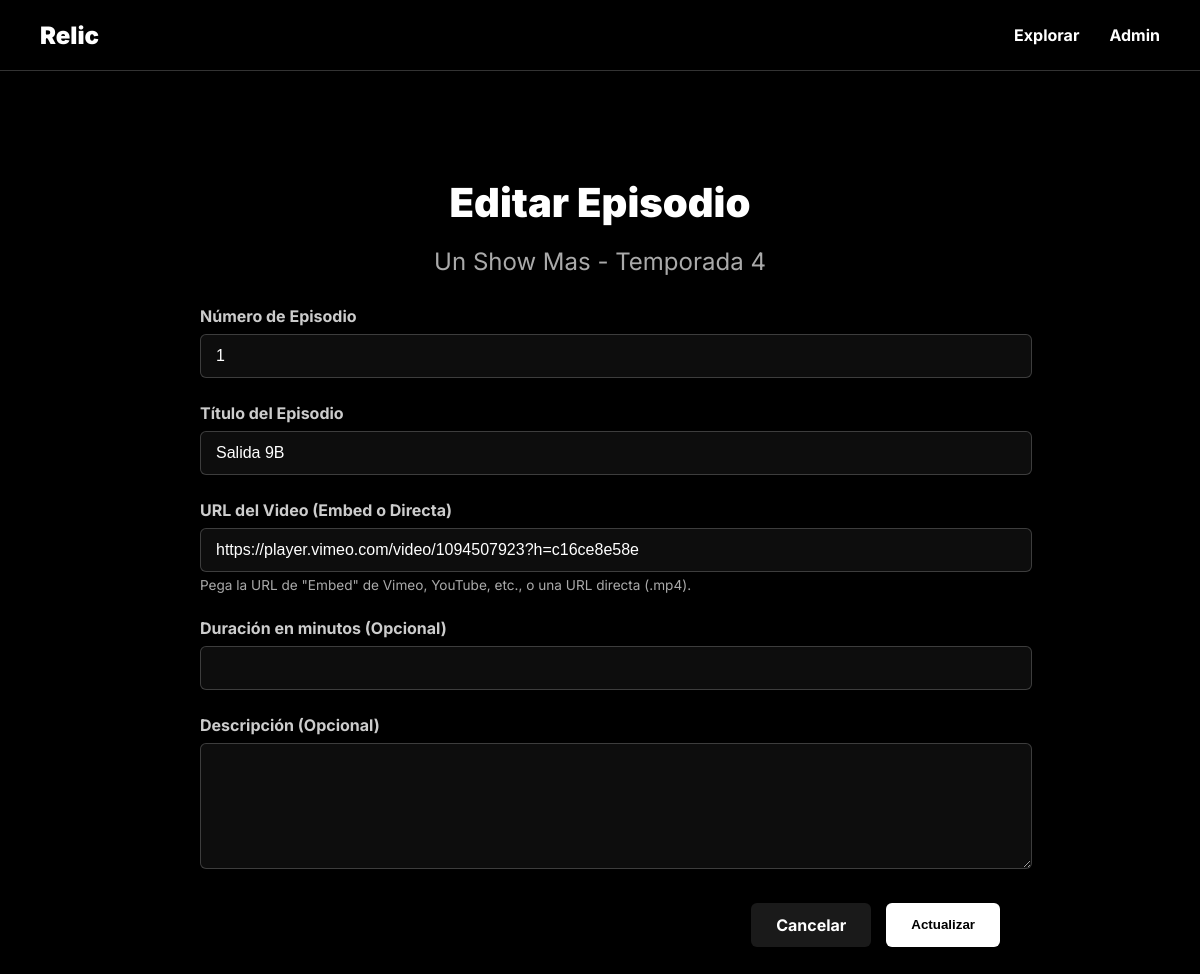
/admin/episodio/1/edit, run on the app's committed database.
### models.py (models this page shows, shortened)
class Serie(db.Model):
    __tablename__ = 'serie'
    id = db.Column(db.Integer, primary_key=True)
    titulo = db.Column(db.String(150), nullable=False, unique=True)
    descripcion = db.Column(db.Text, nullable=True)
    poster_url = db.Column(db.String(300), nullable=True) # URL de la imagen del póster
    fecha_lanzamiento = db.Column(db.Date, nullable=True)
    temporadas = db.relationship('Temporada', backref='serie', lazy=True, cascade="all, delete-orphan")

class Temporada(db.Model):
    __tablename__ = 'temporada'
    id = db.Column(db.Integer, primary_key=True)
    numero_temporada = db.Column(db.Integer, nullable=False)
    titulo_temporada = db.Column(db.String(150), nullable=True)
    serie_id = db.Column(db.Integer, db.ForeignKey('serie.id'), nullable=False)
    episodios = db.relationship('Episodio', backref='temporada', lazy=True, cascade="all, delete-orphan")

class Episodio(db.Model):
    __tablename__ = 'episodio'
    id = db.Column(db.Integer, primary_key=True)
    numero_episodio = db.Column(db.Integer, nullable=False)
    titulo_episodio = db.Column(db.String(150), nullable=False)
    descripcion = db.Column(db.Text, nullable=True)
    url_video = db.Column(db.String(500), nullable=False) # URL del video de Vimeo (ej: https://vimeo.com/VIDEO_ID)
    duracion_minutos = db.Column(db.Integer, nullable=True)
    temporada_id = db.Column(db.Integer, db.ForeignKey('temporada.id'), nullable=False)

### app.py (the view, shortened to what this page needs)
@app.route('/admin/episodio/<int:episodio_id>/edit', methods=['GET', 'POST'])
def edit_episodio(episodio_id):
    episodio = Episodio.query.get_or_404(episodio_id)
    return render_template('admin/form_episodio.html', action="edit", episodio=episodio, temporada=episodio.temporada)

### templates/admin/form_episodio.html (shortened to what this page needs)
{% extends 'base.html' %}
{% block content %}
<div class="admin-container">
    <div class="page-header">
        <h1>{{ 'Editar' if action == 'edit' else 'Agregar' }} Episodio</h1>
        <h2>{{ temporada.serie.titulo }} - Temporada {{ temporada.numero_temporada }}</h2>
    </div>
    <form method="POST">
        <div class="form-group">
            <label for="numero_episodio">Número de Episodio</label>
            <input type="number" id="numero_episodio" name="numero_episodio" class="form-control" value="{{ episodio.numero_episodio if episodio else '' }}" required>
        </div>
        <div class="form-group">
            <label for="titulo_episodio">Título del Episodio</label>
            <input type="text" id="titulo_episodio" name="titulo_episodio" class="form-control" value="{{ episodio.titulo_episodio if episodio else '' }}" required>
        </div>
        <div class="form-group">
            <label for="url_video">URL del Video (Embed o Directa)</label>
            <input type="url" id="url_video" name="url_video" class="form-control" value="{{ episodio.url_video if episodio else '' }}" placeholder="https://..." required>
            <p class="form-field-info">Pega la URL de "Embed" de Vimeo, YouTube, etc., o una URL directa (.mp4).</p>
        </div>
        <div class="form-group">
            <label for="duracion_minutos">Duración en minutos (Opcional)</label>
            <input type="number" id="duracion_minutos" name="duracion_minutos" class="form-control" value="{{ episodio.duracion_minutos if episodio and episodio.duracion_minutos is not none else '' }}">
        </div>
        <div class="form-group">
            <label for="descripcion">Descripción (Opcional)</label>
            <textarea id="descripcion" name="descripcion" class="form-control">{{ episodio.descripcion if episodio else '' }}</textarea>
        </div>
        <div class="form-actions">
            <a href="{{ url_for('serie_detail', serie_id=temporada.serie.id) }}" class="btn btn-secondary">Cancelar</a>
            <button type="submit" class="btn btn-primary">{{ 'Actualizar' if action == 'edit' else 'Guardar' }}</button>
        </div>
    </form>
</div>
{% endblock %}

### templates/base.html (style rules this page uses)
:root { --background-color: #000000; --text-color: #ffffff; --primary-color: #ffffff; --border-color: rgba(255, 255, 255, 0.2); --border-color-hover: rgba(255, 255, 255, 0.8); }
body { background-color: var(--background-color); color: var(--text-color); font-family: 'Inter', sans-serif; margin: 0; padding: 0; -webkit-font-smoothing: antialiased; -moz-osx-font-smoothing: grayscale; }
a { color: var(--text-color); text-decoration: none; }

### templates/admin/form_episodio.html (style rules this page uses)
.admin-container { max-width: 800px; margin: 40px auto; padding: 20px; }
.page-header h1 { font-size: 2.5rem; font-weight: 900; margin-bottom: 10px; text-align: center; }
.page-header h2 { font-size: 1.5rem; font-weight: 400; color: #aaa; text-align: center; margin-bottom: 30px; }
.form-group { margin-bottom: 25px; }
.form-group label { display: block; font-weight: 700; margin-bottom: 8px; color: #ccc; }
.form-control { width: 100%; padding: 12px 15px; background-color: rgba(255, 255, 255, 0.05); border: 1px solid var(--border-color); border-radius: 6px; color: #fff; font-size: 1rem; transition: border-color 0.3s ease, box-shadow 0.3s ease; }
textarea.form-control { resize: vertical; min-height: 100px; }
.form-actions { display: flex; justify-content: flex-end; gap: 15px; margin-top: 30px; }
.btn { display: inline-block; padding: 12px 25px; border-radius: 6px; text-decoration: none; font-weight: 700; transition: background-color 0.3s ease, color 0.3s ease; border: none; cursor: pointer; }
.btn-primary { background-color: #fff; color: #000; }
.btn-secondary { background-color: rgba(255, 255, 255, 0.1); color: #fff; }
.form-field-info { font-size: 0.85em; color: #aaa; margin-top: 5px; }

### data on the page
Serie: serie.titulo "Un Show Mas"
Temporada: numero_temporada "4"
Episodio: numero_episodio "1", titulo_episodio "Salida 9B", url_video "https://player.vimeo.com/video/1094507923?h=c16ce8e58e"

### other printed values
{{ 'Editar' if action == 'edit' else 'Agregar' }} "Editar"
{{ 'Actualizar' if action == 'edit' else 'Guardar' }} "Actualizar"
